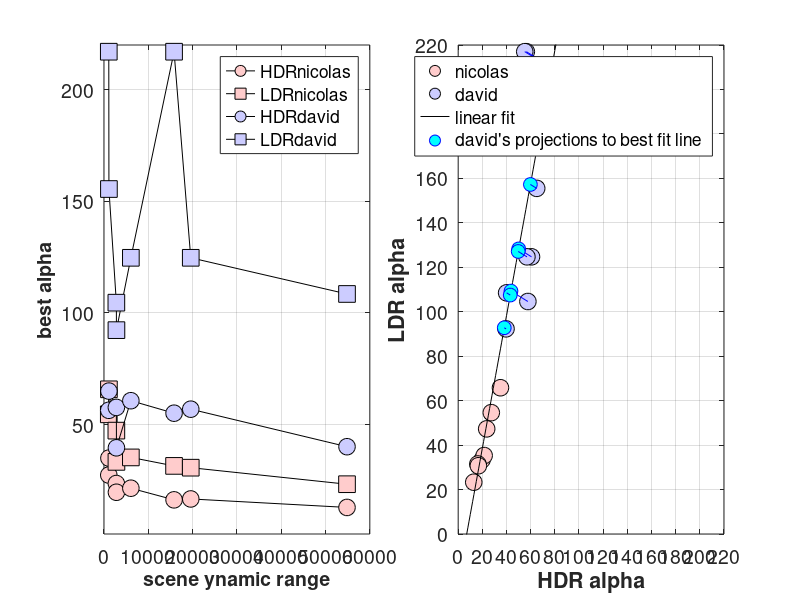

MATLAB code for this plot: (Note: this script raises an error after producing the figure.)
function PlotSummaryResults

    %[dynamicRange, alphaHDR, alphaLDR, pdfFileName] = GetNicolasData();
    %[dynamicRange, alphaHDR, alphaLDR, pdfFileName] = GetDHBData();
    [dynamicRange, alphaHDRnicolas, alphaLDRnicolas, alphaHDRdavid, alphaLDRdavid, pdfFileName] = GetNicolasAndDHBData();
    
    % Fit a line through the combo points
    x = [alphaHDRnicolas(:); alphaHDRdavid(:)];
    y = [alphaLDRnicolas(:); alphaLDRdavid(:)];
    p = polyfit(x,y,1);
    linearFit.x = 0:1:240;
    linearFit.y = polyval(p,linearFit.x);
    
    vector(1,:) = [linearFit.x(1) linearFit.y(1)];
    vector(2,:) = [linearFit.x(end) linearFit.y(end)];
    
    for k = 1:numel(alphaHDRdavid)
        pointQ(:,k) = [alphaHDRdavid(k);alphaLDRdavid(k)];
        [pointQproj(:,k), length_q] = ProjectPointToVector(vector, pointQ(:,k));
    end
    
    h = figure(1);
    clf;
    set(h, 'Position', [10 10 1600 678], 'Color', [1 1 1]);
    subplot(1,2,1);
    plot(dynamicRange, alphaHDRnicolas, 'ko-','MarkerSize', 12, 'MarkerFaceColor', [1 0.8 0.8], 'MarkerEdgeColor', [0 0 0 ]);
    hold on
    plot(dynamicRange, alphaLDRnicolas, 'ks-','MarkerSize', 12, 'MarkerFaceColor', [1 0.8 0.8], 'MarkerEdgeColor', [0 0 0]);
    plot(dynamicRange, alphaHDRdavid, 'ko-','MarkerSize', 12, 'MarkerFaceColor', [0.8 0.8 1.0], 'MarkerEdgeColor', [0 0 0 ]);
    plot(dynamicRange, alphaLDRdavid, 'ks-','MarkerSize', 12, 'MarkerFaceColor', [0.8 0.8 1.0], 'MarkerEdgeColor', [0 0 0]);
    set(gca, 'FontSize', 14);
    set(gca, 'YLim', [1 220]);
    legend('HDRnicolas', 'LDRnicolas', 'HDRdavid', 'LDRdavid');
    grid on
    xlabel('scene ynamic range', 'FontSize', 14, 'FontWeight', 'bold');
    ylabel('best alpha',  'FontSize', 14, 'FontWeight', 'bold');
    
    subplot(1,2,2);
    plot(alphaHDRnicolas, alphaLDRnicolas, 'ko', 'MarkerSize', 12, 'MarkerFaceColor', [1.0 0.8 0.8], 'MarkerEdgeColor', [0 0 0 ]);
    hold on
    plot(alphaHDRdavid, alphaLDRdavid, 'ko', 'MarkerSize', 12, 'MarkerFaceColor', [0.8 0.8 1.0], 'MarkerEdgeColor', [0 0 0 ]);
    plot(linearFit.x, linearFit.y, 'k-');
    
    for k = 1:numel(alphaHDRdavid)
        plot(pointQproj(1,k), pointQproj(2,k), 'bo', 'MarkerFaceColor', [0 1 1], 'MarkerSize', 10);
        plot([pointQ(1,k) pointQproj(1,k)], [pointQ(2,k) pointQproj(2,k)], 'b-');
    end
    
    set(gca, 'XLim', [0 220], 'YLim', [0 220], 'XTick', [0:20:300], 'YTick', [0:20:300]);
    legend('nicolas', 'david', 'linear fit', 'david''s projections to best fit line');
    xlabel('HDR alpha', 'FontSize', 14, 'FontWeight', 'bold');
    ylabel('LDR alpha',  'FontSize', 14, 'FontWeight', 'bold');
    grid on
    set(gca, 'FontSize', 14);
    drawnow
    NicePlot.exportFigToPDF(pdfFileName, h, 300);
    
end

function [dynamicRange, alphaHDR, alphaLDR, pdfFileName] = GetDHBData()
    dynamicRange = [54848 2806 15814 1079 19581 2789 6061 1110];
    [s,ix] = sort(dynamicRange)
    alphaHDR = [40.1 39.6 55.1 56.4 56.9 57.7 60.7 65.0];
    alphaLDR = [108.5 92.3 217 217 124.7 104.6 124.7 155.5];
    dynamicRange = dynamicRange(ix);
    alphaHDR = alphaHDR(ix);
    alphaLDR = alphaLDR(ix);
    pdfFileName = 'SummaryAlphasDavid.pdf';
end

function [dynamicRange, alphaHDR, alphaLDR, pdfFileName] = GetNicolasData()
    dynamicRange = [54848 2806 15814 1079 19581 2789 6061 1110];
    alphaHDR = [12.9 19.7 16.3 27.4 16.7 23.6 21.5 35];
    alphaLDR = [23.3 33.3 31.5 54.6 30.7 47.3 35.3  65.8];
    pdfFileName = 'SummaryAlphasNicolas.pdf';
end

function[dynamicRange, alphaHDRnicolas, alphaLDRnicolas, alphaHDRdavid, alphaLDRdavid, pdfFileName] = GetNicolasAndDHBData()
    dynamicRange = [54848 2806 15814 1079 19581 2789 6061 1110];
    alphaHDRnicolas = [12.9 19.7 16.3 27.4 16.7 23.6 21.5 35];
    alphaLDRnicolas = [23.3 33.3 31.5 54.6 30.7 47.3 35.3  65.8];
    alphaHDRdavid = [40.1 39.6 55.1 56.4 56.9 57.7 60.7 65.0];
    alphaLDRdavid = [108.5 92.3 217 217 124.7 104.6 124.7 155.5];
    
    [s,ix] = sort(dynamicRange);
    dynamicRange = dynamicRange(ix);
    alphaHDRnicolas = alphaHDRnicolas(ix);
    alphaLDRnicolas = alphaLDRnicolas(ix);
    alphaHDRdavid = alphaHDRdavid(ix);
    alphaLDRdavid = alphaLDRdavid(ix);
    pdfFileName = 'SummaryAlphasCombo.pdf';
    
end

function [projPointQ, length_q] = ProjectPointToVector(vector, pointQ)
    p0 = vector(1,:);
    p1 = vector(2,:);
    a = [p1(1) - p0(1), p1(2) - p0(2); p0(2) - p1(2), p1(1) - p0(1)];
    b = [...
        pointQ(1)*(p1(1) - p0(1)) + pointQ(2)*(p1(2) - p0(2)); ...
        p0(2)*(p1(1) - p0(1)) - p0(1)*(p1(2) - p0(2))...
        ];
    projPointQ = a\b;
    length_q = sqrt(sum((projPointQ-pointQ).^2));
end


